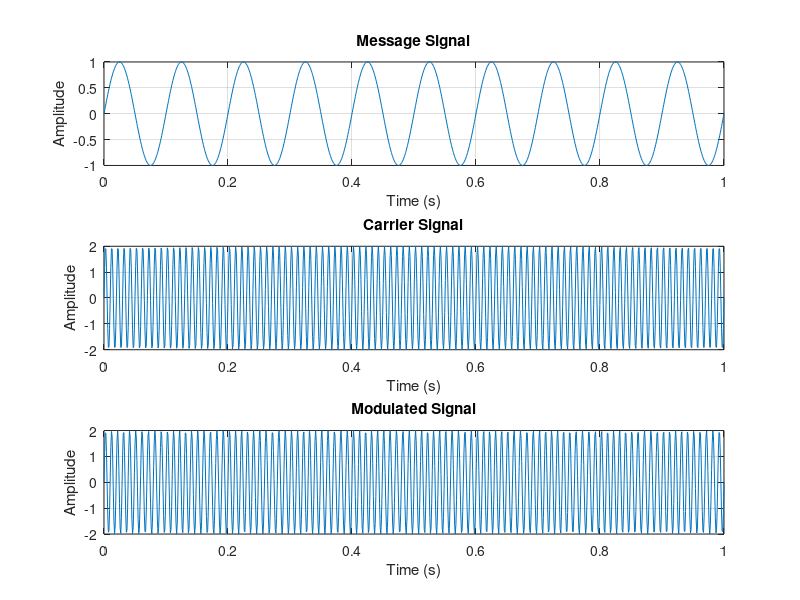
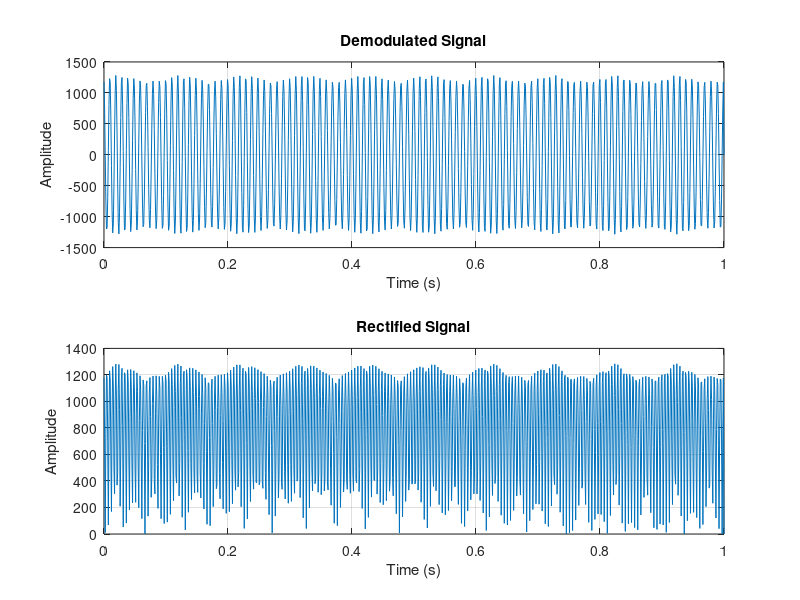
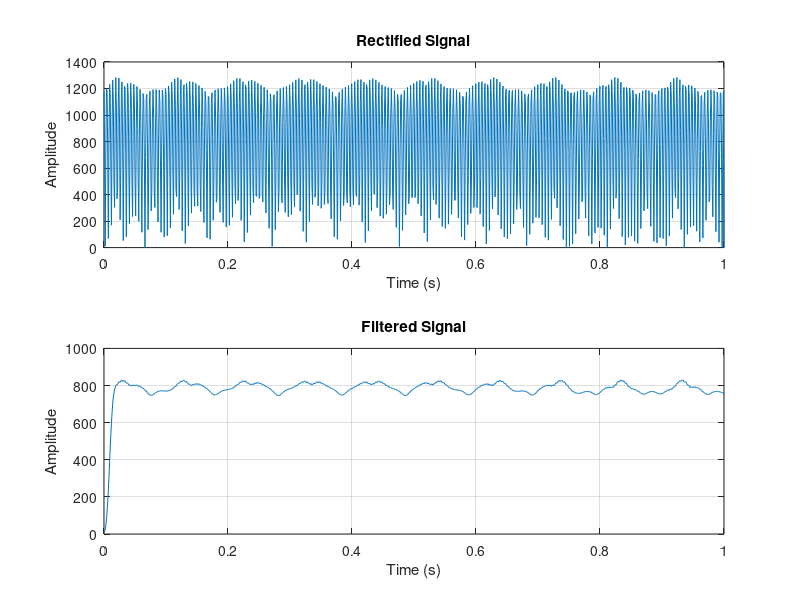

Here is the MATLAB script that generated these plots, in order:
clear all;
clc;

% Time parameters
fs = 1000;                % Sampling frequency (Hz)
t = linspace(0, 1, 1000); % Time vector (0 to 1 second)

% Message signal parameters
fm = 10;                  % Message signal frequency (Hz)
Am = 1;                   % Message signal amplitude
message_signal = Am * sin(2*pi*fm.*t); % Message signal

% Carrier signal parameters
fc = 100;                 % Carrier signal frequency (Hz)
Ac = 2;                   % Carrier signal amplitude
carrier_signal = Ac * sin(2*pi*fc.*t); % Carrier signal

% Frequency deviation constant
kf = 25;                  % Frequency deviation constant for FM

% Perform frequency modulation (FM)
modulated_signal = Ac * sin(2*pi*fc.*t + kf * cumsum(message_signal)/fs);

% Plotting
figure;
subplot(3,1,1);
plot(t, message_signal);
title('Message Signal');
xlabel('Time (s)');
ylabel('Amplitude');
grid on;

subplot(3,1,2);
plot(t, carrier_signal);
title('Carrier Signal');
xlabel('Time (s)');
ylabel('Amplitude');
grid on;

subplot(3,1,3);
plot(t, modulated_signal);
title('Modulated Signal');
xlabel('Time (s)');
ylabel('Amplitude');
grid on;

% Demodulation
% Differentiate the modulated signal
demodulated_signal = [diff(modulated_signal) 0] * fs; % Append zero to maintain length

% Rectify the demodulated signal for better visibility in filtering
rectified_signal = abs(demodulated_signal);

% Plotting
figure;
subplot(2,1,1);
plot(t, demodulated_signal);
title('Demodulated Signal');
xlabel('Time (s)');
ylabel('Amplitude');
grid on;

subplot(2,1,2);
plot(t, rectified_signal);
title('Rectified Signal');
xlabel('Time (s)');
ylabel('Amplitude');
grid on;

% Low pass filter parameters
cutoff_freq = 20; % Hz

% FIR filter design using window method
numtaps = 20; % Number of taps in the FIR filter, a simple choice
normalized_cutoff_freq = cutoff_freq / (fs / 2); % Normalize cutoff frequency
fir_coeff = fir1(numtaps-1, normalized_cutoff_freq, 'low'); % Design a low-pass FIR filter

% Apply the FIR filter to the rectified signal
filtered_signal = filter(fir_coeff, 1, rectified_signal); % Notice 'a' is simply 1

% Plotting
figure;
subplot(2,1,1);
plot(t, rectified_signal);
title('Rectified Signal');
xlabel('Time (s)');
ylabel('Amplitude');
grid on;

subplot(2,1,2);
plot(t, filtered_signal);
title('Filtered Signal');
xlabel('Time (s)');
ylabel('Amplitude');
grid on;